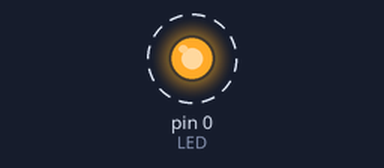
Bench run of a sketch on a simulated Arduino Uno, built with avr-gcc and run on an emulated ATmega328P. Shown: output pins drawn as LEDs (lit = HIGH). Dashed ring = blinking.

Above: at 0.1 s.
Timing chart, 0 to 3.0 s (numbered marks = the images above):
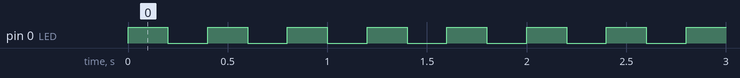

The sketch:

qtpy_blink.ino
```cpp
int LED = 0;
int DELAY = 200; //14 I start to see flicker; 12 or less, I don't see flicker

void setup() {
  // the setup function runs once when you press reset or power the board

  // initialize digital pin LED_BUILTIN as an output.
  pinMode(LED, OUTPUT);
}

void loop() {
  // the loop function runs over and over again forever

  digitalWrite(LED, HIGH);   // turn the LED on (HIGH is the voltage level)
  delay(DELAY);                       // wait for a second
  digitalWrite(LED, LOW);    // turn the LED off by making the voltage LOW
  delay(DELAY);                       // wait for a second
}
```

Measured:
- by itself, pin 0 (LED): alternates HIGH for 0.20 s and LOW for 0.20 s
